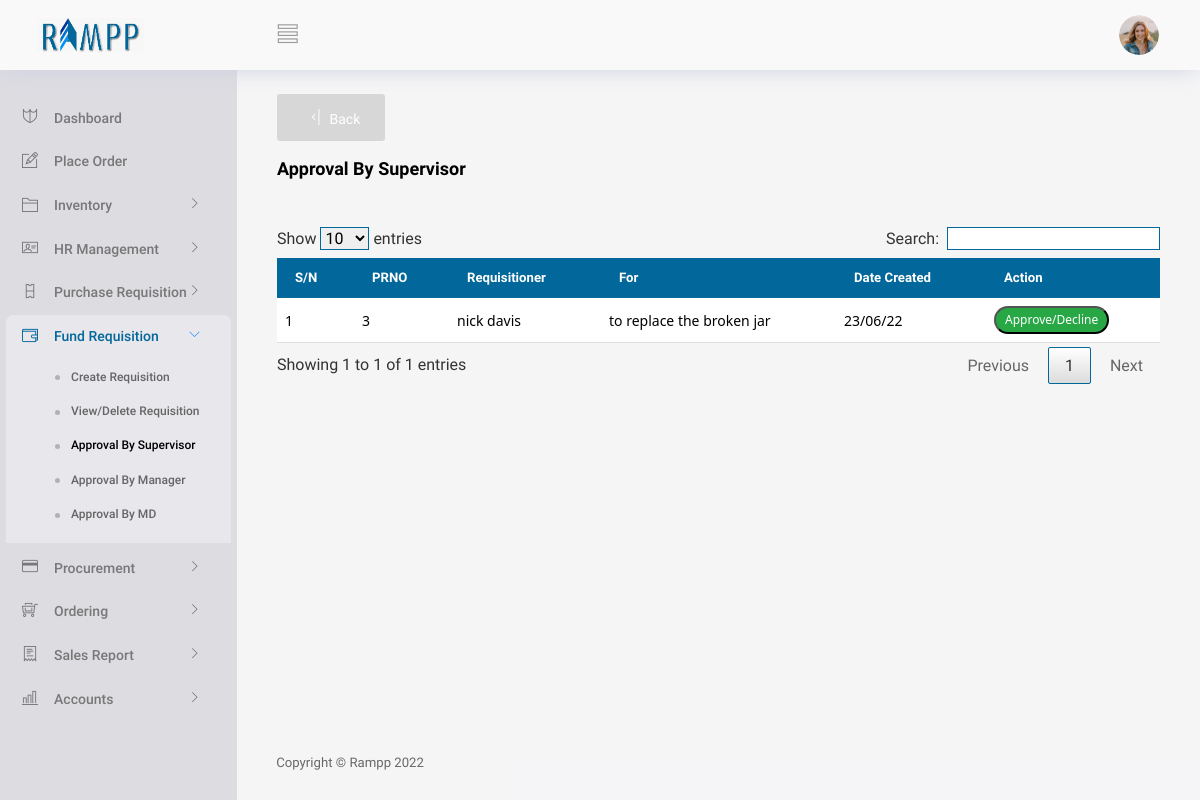
The app's page /View/FundRequisision/fapprovalBySupervisor.php (signed in) with its own data.
### tables this page shows
CREATE TABLE IF NOT EXISTS `fundrequisition` (
  `fregno` int(30) NOT NULL,
  `from` varchar(200) NOT NULL,
  `datecreated` date NOT NULL,
  `ammount` int(50) NOT NULL,
  `ammountword` varchar(200) NOT NULL,
  `subject` varchar(200) NOT NULL,
  `file` varchar(200) NOT NULL,
  `justification` varchar(300) NOT NULL,
  `manstatus` varchar(30) NOT NULL,
  `mandsatus` varchar(30) NOT NULL,
  `supstatus` varchar(200) NOT NULL,
  `manremark` varchar(300) NOT NULL,
  `mandremark` varchar(300) NOT NULL,
  `supremark` varchar(300) NOT NULL,
  `mansig` varchar(200) NOT NULL,
  `mandsig` varchar(200) NOT NULL,
  `supsig` varchar(200) NOT NULL,
  `to` varchar(200) NOT NULL,
  `reqfrom` varchar(200) NOT NULL,
  `supdate` varchar(200) NOT NULL,
  `manddate` varchar(200) NOT NULL,
  `mandate` varchar(200) NOT NULL,
  PRIMARY KEY (`fregno`)
);

### Controller/generalController.php (called while the page is built, shortened)
<?php
class GeneralController
{
    function getAllSubUnApproveF($conn)
    {
        $items = array();
        $query = "SELECT * FROM fundrequisition WHERE supstatus='Pending'";
        $results = mysqli_query($conn, $query);
        while ($row = mysqli_fetch_array($results)) {
            $items[] = $row;
        }
        return $items;
    }
}

### View/FundRequisision/fapprovalBySupervisor.php (the view, shortened to what this page needs)
<?php
   if(isset($_SESSION['validuser']))
   {
     include("../partials/_header.php");
      require("../../Controller/generalController.php");
      $conn = conString1();
      $UserUtils = new GeneralController();
      $data1 = $UserUtils-> getAllSubUnApproveF($conn);
?>
<body>
  <div class="container-scroller">
    <?php  include("../partials/_navbar.php"); ?>
    <div class="container-fluid page-body-wrapper">
      <div class="main-panel">
        <div class="content-wrapper gbgn">
          <button  type="button" id="back" class="btn btn-icon-text text-white" style="background:#56565830;" onClick="window.history.back()">
            <i class="ti-shift-left-alt btn-icon-append"></i>
            Back
          </button>
          <br/>
          <br/>
          <div class="row">
            <div class="col-md-12 grid-margin">
              <div class="d-flex justify-content-between align-items-center">
                <div>
                  <h4 class="font-weight-bold mb-0">Approval By Supervisor</h4>
                </div>
              </div>
            </div>
          </div>
          <br/>
          <div class="container-flued">
            <div class="table-responsive">
              <table id="data-table-basic" class="customers">
                <thead>
                  <tr>
                    <th>S/N</th>
                    <th>PRNO</th>
                    <th>Requisitioner</th>
                    <th>For</th>
                    <th>Date Created</th>
                    <th class="text-center">Action</th>
                  </tr>
                </thead>
                <tbody>
                <?php
                      foreach ($data1 as $index => $value) {
                    ?>
                  <tr>
                    <td><?php echo $index+1 ?></td>
                    <td><?php echo $value["fregno"] ?></td>
                    <td><?php echo $value["from"] ?></td>
                    <td><?php echo $value["subject"] ?></td>
                    <td><?php echo date('d/m/y',strtotime($value["datecreated"])) ?></td>
                    <td>
                    <div>
                      <div class="d-flex justify-content-between align-items-center">
                        <button href="#" class="badge badge-pill badge-success" style="text-decoration: none;" data-bs-toggle="modal" data-bs-target="#viewModal" onClick="viewFunc('<?php echo $value["fregno"] ?>')">Approve/Decline</button>
                      </div>
                    </div>
                    </td>
                  </tr>
                  <?php
                      }
                    ?>
                </tbody>
              </table>
            </div>
          </div>
          <br/>
          <br/>
            <br/>
        </div>
        <?php include("../partials/_footer.php"); ?>
        </div>
        </div>
      </div>
  <?php
 include("../partials/_script.php");
?>
<?php
 }
 else
 {
     header("Location: ../../index.php?message=loginNot");
     exit;
 }
?>

### www/css/s1.css (style rules this page uses)
.gbgn { background-color: #dddce14d !important; }

### View/FundRequisision/fapprovalBySupervisor.php (style rules this page uses)
.customers { font-family: "Roboto", sans-serif !important; font-size:16px !important; border-collapse: collapse !important; width: 100% !important; }
.customers td, #customers th { border:none !important; padding: 8px !important; }
tbody { border-bottom: 1px solid #dee2e6 !important; border-top: 1px solid #dee2e6 !important; }
.customers td { font-size:0.875rem !important; font-family: system-ui; border-bottom: 1px solid #dee2e6 !important; border-top: 1px solid #dee2e6 !important; }
.customers th { padding-top: 12px !important; padding-bottom: 12px !important; text-align: left !important; border-top: 0 !important; border-bottom-width: 1px !important; font-weight: bold !important; font-size:13.2px !important; background-color: #02679a; color: white; }
i { display:inline; padding-left:0; }

### records on screen
fundrequisition: fregno "3", from "nick davis", subject "to replace the broken jar", datecreated "23/06/22"
